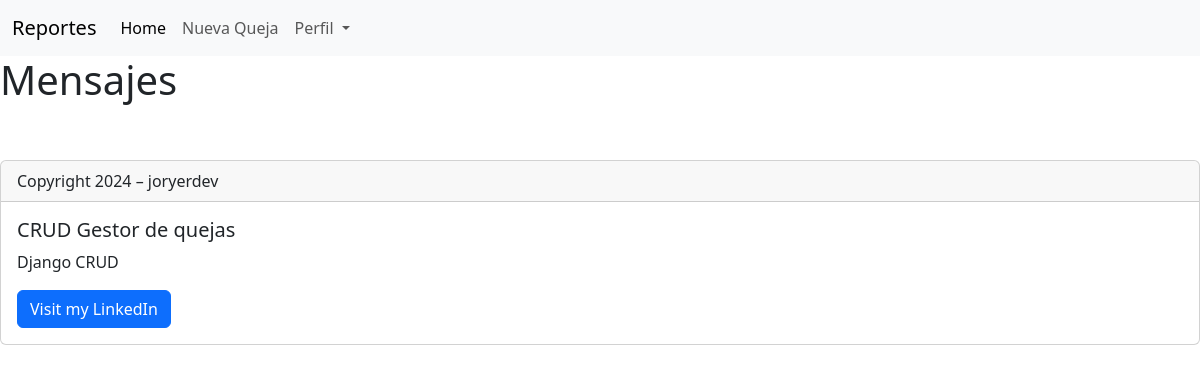
The app's page /, older data.
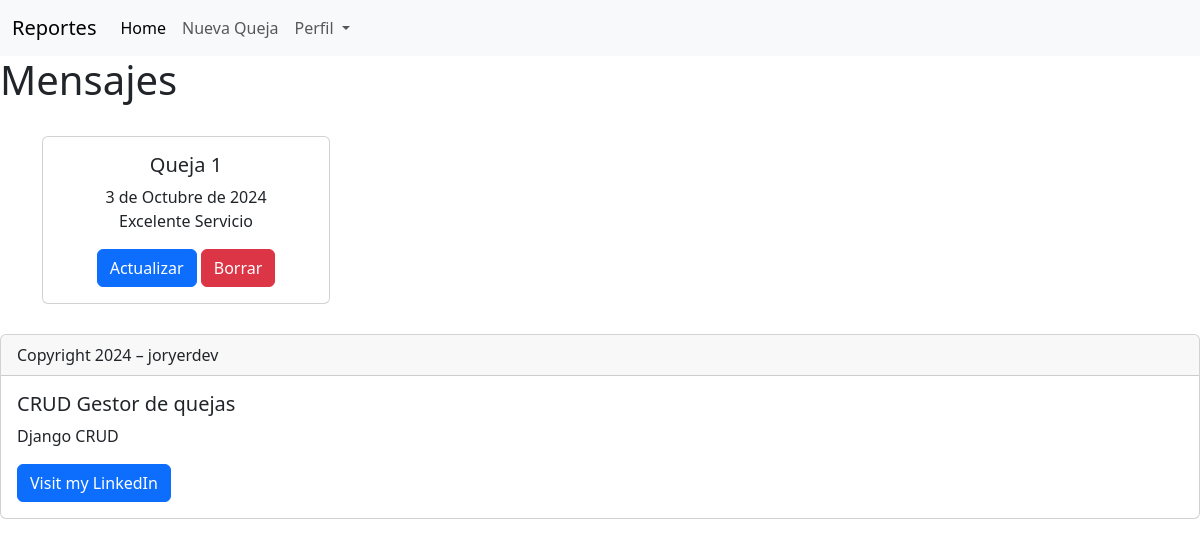
The same page, newer data.
### mensajes/models.py (models this page shows, shortened)
class Mensaje(models.Model):
    mensaje = models.CharField(max_length=100)
    fecha   = models.DateField(blank=True, null=True)

### mensajes/views.py (the view)
# urls.py: path('', mensajes_list, name='list'),
def mensajes_list(request):
    mensajes = Mensaje.objects.all()
    context = {
        'mensajes': mensajes,
        'titulo': 'Principal'
    }
    return render(request, 'mensajes/mensajes_list.html', context)

### mensajes/templates/mensajes/mensajes_list.html
{% extends 'base.html' %}
{% block main%}
    <h1>Mensajes</h1>
    <br>
    <div class="container text-center">
        <div class="row">
            {% for mensaje in mensajes %}
                <div class="col-sm" style="margin-bottom: 6px">
                    <div class="card" style="width: 18rem;">
                        <div class="card-body">
                            <h5 class="card-title">Queja {{ forloop.counter }}</h5>
                            <span >{{ mensaje.fecha }}</span>
                            <p class="card-text"> {{ mensaje.mensaje }}</p>
                            <a href="{% url 'update' mensaje.pk %}" class="btn btn-primary">Actualizar</a>
                            <a href="{% url "delete" mensaje.pk %}" class="btn btn-danger">Borrar</a>
                        </div>
                    </div>
                </div>
            {% endfor %}
        </div>
    </div>
{% endblock %}

Row changes from the older to the newer data that the page shows:
added Mensaje: fecha "3 de Octubre de 2024", mensaje "Excelente Servicio"
